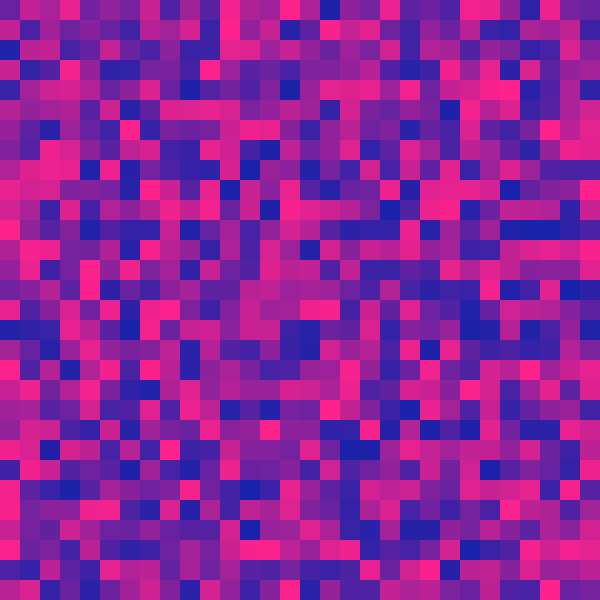
Frame 1 (no input)
Frame 2 (the mouse pressed at the canvas centre, redrawn once): identical to frame 1, image omitted

The Processing sketch that drew this single still picture (run headless with seeded random() and noise(); the mouse was pressed at the canvas centre and the sketch redrawn once):

// Processing sketch: processing_49001
// ── processing_49001.pde

import java.util.ArrayList;

int APP_WIDTH;
int APP_HEIGHT;
ArrayList<CRect> cRects;

void setup(){
  APP_WIDTH = 600;
  APP_HEIGHT = 600;
  size(600, 600);
  smooth();  
  noLoop();
  generateCRectArrayList();
}


void generateCRectArrayList(){
  cRects = new ArrayList<CRect>();
  for (int i = 0; i < APP_WIDTH; i+=20){
    for (int j = 0; j < APP_HEIGHT; j+=20){
      cRects.add(new CRect(new PVector(i,j)));
    }
  }
}


void draw(){
  background(220);
  for (CRect cR : cRects){
    cR.display();
  }
}


// second tab


class CRect{
  PVector pos;
  color CRectColor;  
    
  CRect(PVector pos){
    this.pos = pos; 
    color col1 = color(255, 34, 140);
    color col2 = color(23, 34 , 170);
    float amt = random(1);
    CRectColor = lerpColor(col1, col2, amt);
  }
        
  void display(){
    fill(CRectColor);
    noStroke();
    rect(pos.x, pos.y, 20.0, 20.0);
  }
}
